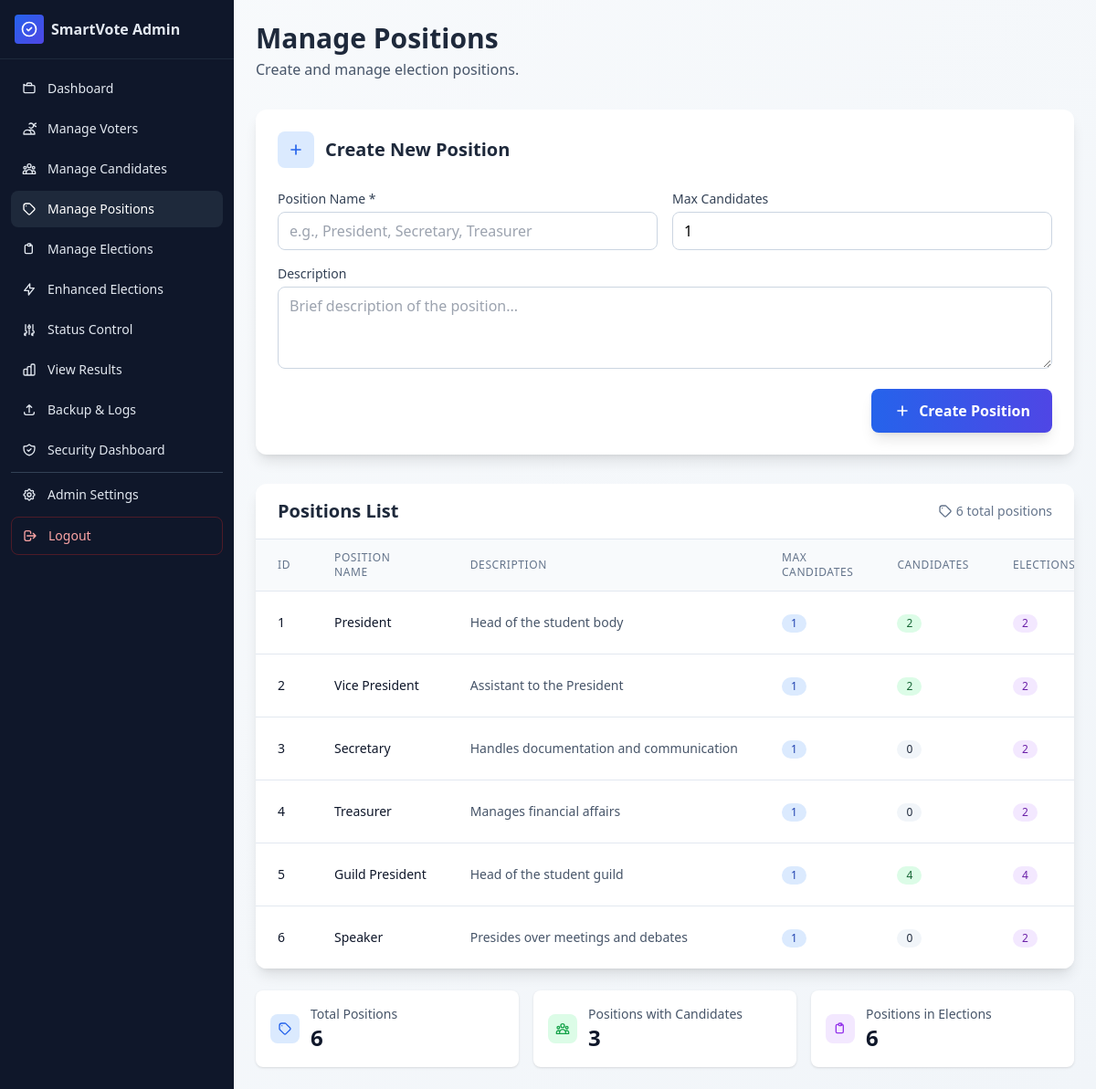
Screenshot of /admin/manage_positions.php (signed in) with the database file from the repository.
### tables this page shows
CREATE TABLE `positions` (
  `id` int(11) NOT NULL AUTO_INCREMENT,
  `name` varchar(100) NOT NULL,
  `description` text DEFAULT NULL,
  `max_candidates` int(11) DEFAULT 1,
  `created_at` timestamp NOT NULL DEFAULT current_timestamp(),
  PRIMARY KEY (`id`),
  UNIQUE KEY `name` (`name`)
);

### admin/manage_positions.php (the view, shortened to what this page needs)
<?php
require_once __DIR__ . '/../includes/db_connect.php';
$positions = $pdo->query("
    SELECT p.*,
           COUNT(c.id) as candidate_count,
           COUNT(ep.election_id) as election_count
    FROM positions p
    LEFT JOIN candidates c ON p.id = c.position_id
    LEFT JOIN election_positions ep ON p.id = ep.position_id
    GROUP BY p.id
    ORDER BY p.created_at DESC
")->fetchAll();
$editPosition = null;
?>
<!DOCTYPE html>
<html lang="en">
<head>
    <script src="https://cdn.tailwindcss.com"></script>
</head>
<body class="bg-gradient-to-br from-slate-50 to-slate-100 min-h-screen">
    <?php include __DIR__ . '/includes/sidebar.php'; ?>
    <main class="lg:ml-64 p-4 lg:p-6 pt-16 lg:pt-6 min-h-screen">
            <div class="mb-8">
                <h1 class="text-3xl font-bold text-slate-800">Manage Positions</h1>
                <p class="text-slate-600 mt-1">Create and manage election positions.</p>
            </div>
            <div class="bg-white rounded-xl shadow-lg p-6 mb-8">
                <div class="flex items-center justify-between mb-6">
                    <div class="flex items-center">
                        <div class="w-10 h-10 bg-blue-100 rounded-lg flex items-center justify-center mr-3">
                            <svg class="w-5 h-5 text-blue-600" fill="none" stroke="currentColor" viewBox="0 0 24 24">
                                <path stroke-linecap="round" stroke-linejoin="round" stroke-width="2" d="M12 6v6m0 0v6m0-6h6m-6 0H6"></path>
                            </svg>
                        </div>
                        <h2 class="text-xl font-semibold text-slate-800">
                            <?php echo $editPosition ? 'Edit Position' : 'Create New Position'; ?>
                        </h2>
                    </div>
                </div>
                <form method="post" class="space-y-4">
                    <div class="grid grid-cols-1 md:grid-cols-2 gap-4">
                        <div>
                            <label class="block text-sm font-medium text-slate-700 mb-1">Position Name *</label>
                            <input required name="name" value="<?php echo $editPosition ? htmlspecialchars($editPosition['name']) : ''; ?>"
                                   placeholder="e.g., President, Secretary, Treasurer"
                                   class="w-full border border-slate-300 rounded-lg px-3 py-2 focus:outline-none focus:ring-2 focus:ring-brand focus:border-transparent">
                        </div>
                        <div>
                            <label class="block text-sm font-medium text-slate-700 mb-1">Max Candidates</label>
                            <input type="number" name="max_candidates" min="1" max="10"
                                   value="<?php echo $editPosition ? (int)($editPosition['max_candidates'] ?? 1) : 1; ?>"
                                   class="w-full border border-slate-300 rounded-lg px-3 py-2 focus:outline-none focus:ring-2 focus:ring-brand focus:border-transparent">
                        </div>
                    </div>
                    <div>
                        <label class="block text-sm font-medium text-slate-700 mb-1">Description</label>
                        <textarea name="description" placeholder="Brief description of the position..." rows="3"
                                  class="w-full border border-slate-300 rounded-lg px-3 py-2 focus:outline-none focus:ring-2 focus:ring-brand focus:border-transparent"><?php echo $editPosition ? htmlspecialchars($editPosition['description'] ?? '') : ''; ?></textarea>
                    </div>
                    <div class="flex justify-end">
                        <button type="submit" class="bg-gradient-to-r from-blue-600 to-indigo-600 hover:from-blue-700 hover:to-indigo-700 text-white rounded-lg px-6 py-3 font-semibold shadow-lg hover:shadow-xl transition-all duration-200 flex items-center">
                            <svg class="w-5 h-5 mr-2" fill="none" stroke="currentColor" viewBox="0 0 24 24">
                                <path stroke-linecap="round" stroke-linejoin="round" stroke-width="2" d="M12 6v6m0 0v6m0-6h6m-6 0H6"></path>
                            </svg>
                            <?php echo $editPosition ? 'Update Position' : 'Create Position'; ?>
                        </button>
                    </div>
                </form>
            </div>
            <div class="bg-white rounded-xl shadow-lg overflow-hidden">
                <div class="px-6 py-4 border-b border-slate-200">
                    <div class="flex items-center justify-between">
                        <h2 class="text-xl font-semibold text-slate-800">Positions List</h2>
                        <div class="flex items-center text-sm text-slate-500">
                            <svg class="w-4 h-4 mr-1" fill="none" stroke="currentColor" viewBox="0 0 24 24">
                                <path stroke-linecap="round" stroke-linejoin="round" stroke-width="2" d="M7 7h.01M7 3h5c.512 0 1.024.195 1.414.586l7 7a2 2 0 010 2.828l-7 7a2 2 0 01-2.828 0l-7-7A1.994 1.994 0 013 12V7a4 4 0 014-4z"></path>
                            </svg>
                            <?php echo count($positions); ?> total positions
                        </div>
                    </div>
                </div>
                <div class="overflow-x-auto">
                    <table class="min-w-full divide-y divide-slate-200">
                        <thead class="bg-slate-50">
                            <tr>
                                <th class="px-6 py-3 text-left text-xs font-medium text-slate-500 uppercase tracking-wider">ID</th>
                                <th class="px-6 py-3 text-left text-xs font-medium text-slate-500 uppercase tracking-wider">Position Name</th>
                                <th class="px-6 py-3 text-left text-xs font-medium text-slate-500 uppercase tracking-wider">Description</th>
                                <th class="px-6 py-3 text-left text-xs font-medium text-slate-500 uppercase tracking-wider">Max Candidates</th>
                                <th class="px-6 py-3 text-left text-xs font-medium text-slate-500 uppercase tracking-wider">Candidates</th>
                                <th class="px-6 py-3 text-left text-xs font-medium text-slate-500 uppercase tracking-wider">Elections</th>
                            </tr>
                        </thead>
                        <tbody class="bg-white divide-y divide-slate-200">
                            <?php foreach ($positions as $position): ?>
                                <tr class="hover:bg-slate-50 transition-colors">
                                    <td class="px-6 py-4 whitespace-nowrap text-sm font-medium text-slate-900">
                                        <?php echo (int)$position['id']; ?>
                                    </td>
                                    <td class="px-6 py-4 whitespace-nowrap">
                                        <div class="text-sm font-medium text-slate-900"><?php echo htmlspecialchars($position['name']); ?></div>
                                    </td>
                                    <td class="px-6 py-4">
                                        <div class="text-sm text-slate-600 max-w-xs truncate">
                                            <?php echo htmlspecialchars($position['description'] ?? 'No description'); ?>
                                        </div>
                                    </td>
                                    <td class="px-6 py-4 whitespace-nowrap text-sm text-slate-600">
                                        <span class="inline-flex items-center px-2.5 py-0.5 rounded-full text-xs font-medium bg-blue-100 text-blue-800">
                                            <?php echo (int)($position['max_candidates'] ?? 1); ?>
                                        </span>
                                    </td>
                                    <td class="px-6 py-4 whitespace-nowrap text-sm text-slate-600">
                                        <span class="inline-flex items-center px-2.5 py-0.5 rounded-full text-xs font-medium <?php echo (int)$position['candidate_count'] > 0 ? 'bg-green-100 text-green-800' : 'bg-slate-100 text-slate-800'; ?>">
                                            <?php echo (int)$position['candidate_count']; ?>
                                        </span>
                                    </td>
                                    <td class="px-6 py-4 whitespace-nowrap text-sm text-slate-600">
                                        <span class="inline-flex items-center px-2.5 py-0.5 rounded-full text-xs font-medium <?php echo (int)$position['election_count'] > 0 ? 'bg-purple-100 text-purple-800' : 'bg-slate-100 text-slate-800'; ?>">
                                            <?php echo (int)$position['election_count']; ?>
                                        </span>
                                    </td>
                                </tr>
                            <?php endforeach; ?>
                        </tbody>
                    </table>
                </div>
            </div>
            <div class="mt-6 grid grid-cols-1 md:grid-cols-3 gap-4">
                <div class="bg-white rounded-lg shadow p-4">
                    <div class="flex items-center">
                        <div class="w-8 h-8 bg-blue-100 rounded-lg flex items-center justify-center mr-3">
                            <svg class="w-4 h-4 text-blue-600" fill="none" stroke="currentColor" viewBox="0 0 24 24">
                                <path stroke-linecap="round" stroke-linejoin="round" stroke-width="2" d="M7 7h.01M7 3h5c.512 0 1.024.195 1.414.586l7 7a2 2 0 010 2.828l-7 7a2 2 0 01-2.828 0l-7-7A1.994 1.994 0 013 12V7a4 4 0 014-4z"></path>
                            </svg>
                        </div>
                        <div>
                            <p class="text-sm font-medium text-slate-600">Total Positions</p>
                            <p class="text-2xl font-bold text-slate-900"><?php echo count($positions); ?></p>
                        </div>
                    </div>
                </div>
                <div class="bg-white rounded-lg shadow p-4">
                    <div class="flex items-center">
                        <div class="w-8 h-8 bg-green-100 rounded-lg flex items-center justify-center mr-3">
                        </div>
                        <div>
                            <p class="text-sm font-medium text-slate-600">Positions with Candidates</p>
                            <p class="text-2xl font-bold text-slate-900"><?php echo count(array_filter($positions, fn($p) => (int)$p['candidate_count'] > 0)); ?></p>
                        </div>
                    </div>
                </div>
                <div class="bg-white rounded-lg shadow p-4">
                    <div class="flex items-center">
                        <div class="w-8 h-8 bg-purple-100 rounded-lg flex items-center justify-center mr-3">
                            <svg class="w-4 h-4 text-purple-600" fill="none" stroke="currentColor" viewBox="0 0 24 24">
                                <path stroke-linecap="round" stroke-linejoin="round" stroke-width="2" d="M9 5H7a2 2 0 00-2 2v10a2 2 0 002 2h8a2 2 0 002-2V7a2 2 0 00-2-2h-2M9 5a2 2 0 002 2h2a2 2 0 002-2M9 5a2 2 0 012-2h2a2 2 0 012 2"></path>
                            </svg>
                        </div>
                        <div>
                            <p class="text-sm font-medium text-slate-600">Positions in Elections</p>
                            <p class="text-2xl font-bold text-slate-900"><?php echo count(array_filter($positions, fn($p) => (int)$p['election_count'] > 0)); ?></p>
                        </div>
                    </div>
                </div>
            </div>
        </main>
</body>
</html>

### rows the page displays
positions: id "1", name "President", description "Head of the student body", max_candidates "1", candidate_count "2", election_count "2"
positions: id "2", name "Vice President", description "Assistant to the President", max_candidates "1", candidate_count "2", election_count "2"
positions: id "3", name "Secretary", description "Handles documentation and communication", max_candidates "1", candidate_count "0", election_count "2"
positions: id "4", name "Treasurer", description "Manages financial affairs", max_candidates "1", candidate_count "0", election_count "2"
positions: id "5", name "Guild President", description "Head of the student guild", max_candidates "1", candidate_count "4", election_count "4"
positions: id "6", name "Speaker", description "Presides over meetings and debates", max_candidates "1", candidate_count "0", election_count "2"

### other values shown
$sidebarConfig['brand']['title'] "SmartVote Admin"
$item['title'] "Dashboard"
$item['title'] "Manage Voters"
$item['title'] "Manage Candidates"
$item['title'] "Manage Positions"
$item['title'] "Manage Elections"
$item['title'] "Enhanced Elections"
$item['title'] "Status Control"
$item['title'] "View Results"
$item['title'] "Backup & Logs"
$item['title'] "Security Dashboard"
$item['title'] "Admin Settings"
$logoutConfig['title'] "Logout"
count($positions) "6"
